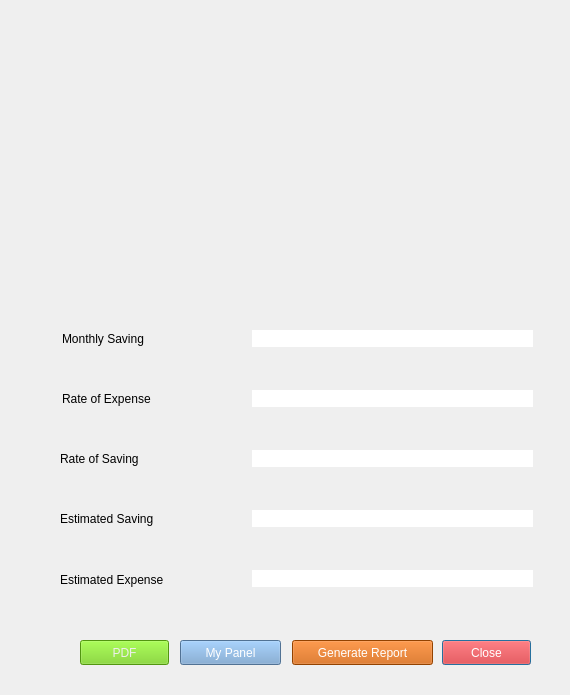
<?xml version="1.0" encoding="UTF-8"?>
<ui version="4.0">
 <class>report</class>
 <widget class="QDialog" name="report">
  <property name="geometry">
   <rect>
    <x>0</x>
    <y>0</y>
    <width>570</width>
    <height>695</height>
   </rect>
  </property>
  <property name="windowTitle">
   <string>EXPENSE MANAGER</string>
  </property>
  <property name="windowIcon">
   <iconset resource="resource.qrc">
    <normaloff>:/resources/img/exmgmtlogo.png</normaloff>:/resources/img/exmgmtlogo.png</iconset>
  </property>
  <widget class="QLabel" name="label_2">
   <property name="geometry">
    <rect>
     <x>62</x>
     <y>330</y>
     <width>121</width>
     <height>17</height>
    </rect>
   </property>
   <property name="text">
    <string>Monthly Saving</string>
   </property>
  </widget>
  <widget class="QLabel" name="mincome">
   <property name="geometry">
    <rect>
     <x>252</x>
     <y>330</y>
     <width>281</width>
     <height>17</height>
    </rect>
   </property>
   <property name="styleSheet">
    <string notr="true">background-color:white;</string>
   </property>
   <property name="text">
    <string/>
   </property>
  </widget>
  <widget class="QLabel" name="roe">
   <property name="geometry">
    <rect>
     <x>252</x>
     <y>390</y>
     <width>281</width>
     <height>17</height>
    </rect>
   </property>
   <property name="styleSheet">
    <string notr="true">background-color:white;</string>
   </property>
   <property name="text">
    <string/>
   </property>
  </widget>
  <widget class="QLabel" name="label_3">
   <property name="geometry">
    <rect>
     <x>62</x>
     <y>390</y>
     <width>121</width>
     <height>17</height>
    </rect>
   </property>
   <property name="text">
    <string>Rate of Expense</string>
   </property>
  </widget>
  <widget class="QLabel" name="ros">
   <property name="geometry">
    <rect>
     <x>252</x>
     <y>450</y>
     <width>281</width>
     <height>17</height>
    </rect>
   </property>
   <property name="styleSheet">
    <string notr="true">background-color:white;</string>
   </property>
   <property name="text">
    <string/>
   </property>
  </widget>
  <widget class="QLabel" name="label_4">
   <property name="geometry">
    <rect>
     <x>60</x>
     <y>450</y>
     <width>121</width>
     <height>17</height>
    </rect>
   </property>
   <property name="text">
    <string>Rate of Saving</string>
   </property>
  </widget>
  <widget class="QPushButton" name="closebtn">
   <property name="geometry">
    <rect>
     <x>442</x>
     <y>640</y>
     <width>89</width>
     <height>25</height>
    </rect>
   </property>
   <property name="styleSheet">
    <string notr="true">background-color:red;
color:white;</string>
   </property>
   <property name="text">
    <string>Close</string>
   </property>
  </widget>
  <widget class="QLabel" name="es">
   <property name="geometry">
    <rect>
     <x>252</x>
     <y>510</y>
     <width>281</width>
     <height>17</height>
    </rect>
   </property>
   <property name="styleSheet">
    <string notr="true">background-color:white;</string>
   </property>
   <property name="text">
    <string/>
   </property>
  </widget>
  <widget class="QLabel" name="label_5">
   <property name="geometry">
    <rect>
     <x>60</x>
     <y>510</y>
     <width>121</width>
     <height>17</height>
    </rect>
   </property>
   <property name="text">
    <string>Estimated Saving</string>
   </property>
  </widget>
  <widget class="QLabel" name="ee">
   <property name="geometry">
    <rect>
     <x>252</x>
     <y>570</y>
     <width>281</width>
     <height>17</height>
    </rect>
   </property>
   <property name="styleSheet">
    <string notr="true">background-color:white;</string>
   </property>
   <property name="text">
    <string/>
   </property>
  </widget>
  <widget class="QLabel" name="label_6">
   <property name="geometry">
    <rect>
     <x>60</x>
     <y>570</y>
     <width>141</width>
     <height>20</height>
    </rect>
   </property>
   <property name="text">
    <string>Estimated Expense</string>
   </property>
  </widget>
  <widget class="QPushButton" name="pushButton">
   <property name="geometry">
    <rect>
     <x>292</x>
     <y>640</y>
     <width>141</width>
     <height>25</height>
    </rect>
   </property>
   <property name="styleSheet">
    <string notr="true">background-color:rgb(206, 92, 0);
color:white;</string>
   </property>
   <property name="text">
    <string>Generate Report</string>
   </property>
  </widget>
  <widget class="QPushButton" name="pushButton_2">
   <property name="geometry">
    <rect>
     <x>180</x>
     <y>640</y>
     <width>101</width>
     <height>25</height>
    </rect>
   </property>
   <property name="styleSheet">
    <string notr="true"> 
 color:white;
background-color: rgb(114, 159, 207);</string>
   </property>
   <property name="text">
    <string>My Panel</string>
   </property>
  </widget>
  <widget class="QWidget" name="verticalLayoutWidget">
   <property name="geometry">
    <rect>
     <x>50</x>
     <y>30</y>
     <width>481</width>
     <height>261</height>
    </rect>
   </property>
   <layout class="QVBoxLayout" name="pieView"/>
  </widget>
  <widget class="QPushButton" name="getPdf">
   <property name="geometry">
    <rect>
     <x>80</x>
     <y>640</y>
     <width>89</width>
     <height>25</height>
    </rect>
   </property>
   <property name="styleSheet">
    <string notr="true">background-color: rgb(115, 210, 22);
color: rgb(238, 238, 236);
display:hidden;</string>
   </property>
   <property name="text">
    <string>PDF</string>
   </property>
  </widget>
  <widget class="QWidget" name="safe" native="true">
   <property name="geometry">
    <rect>
     <x>540</x>
     <y>510</y>
     <width>16</width>
     <height>16</height>
    </rect>
   </property>
   <property name="styleSheet">
    <string notr="true">background-image: url(:/resources/img/checked.png);</string>
   </property>
   <layout class="QVBoxLayout" name="verticalLayout"/>
  </widget>
  <widget class="QWidget" name="warn" native="true">
   <property name="geometry">
    <rect>
     <x>540</x>
     <y>510</y>
     <width>16</width>
     <height>16</height>
    </rect>
   </property>
   <property name="styleSheet">
    <string notr="true">background-image: url(:/resources/img/warning.png)</string>
   </property>
   <layout class="QVBoxLayout" name="verticalLayout_2"/>
  </widget>
 </widget>
 <resources>
  <include location="resource.qrc"/>
 </resources>
 <connections/>
</ui>
